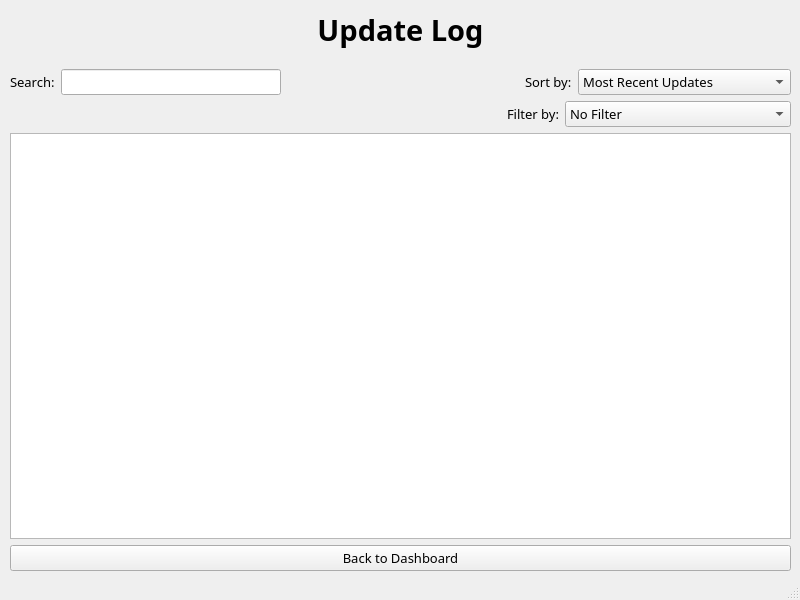
<?xml version="1.0" encoding="UTF-8"?>
<ui version="4.0">
 <class>MainWindow</class>
 <widget class="QMainWindow" name="MainWindow">
  <property name="geometry">
   <rect>
    <x>0</x>
    <y>0</y>
    <width>800</width>
    <height>600</height>
   </rect>
  </property>
  <property name="font">
   <font>
    <family>IBM Plex Sans</family>
    <pointsize>10</pointsize>
   </font>
  </property>
  <property name="windowTitle">
   <string>Update Log</string>
  </property>
  <widget class="QWidget" name="centralwidget">
   <widget class="QWidget" name="layoutWidget">
    <property name="geometry">
     <rect>
      <x>10</x>
      <y>10</y>
      <width>781</width>
      <height>561</height>
     </rect>
    </property>
    <layout class="QVBoxLayout" name="vLayout_updateLog">
     <item>
      <widget class="QLabel" name="lbl_recentUpdates">
       <property name="font">
        <font>
         <pointsize>22</pointsize>
         <weight>75</weight>
         <bold>true</bold>
        </font>
       </property>
       <property name="text">
        <string>Update Log</string>
       </property>
       <property name="alignment">
        <set>Qt::AlignCenter</set>
       </property>
      </widget>
     </item>
     <item>
      <spacer name="verticalSpacer">
       <property name="orientation">
        <enum>Qt::Vertical</enum>
       </property>
       <property name="sizeType">
        <enum>QSizePolicy::Minimum</enum>
       </property>
       <property name="sizeHint" stdset="0">
        <size>
         <width>20</width>
         <height>13</height>
        </size>
       </property>
      </spacer>
     </item>
     <item>
      <layout class="QVBoxLayout" name="vLayout_options">
       <item>
        <layout class="QHBoxLayout" name="hLayout_searchSort">
         <item>
          <widget class="QLabel" name="lbl_search">
           <property name="text">
            <string>Search:</string>
           </property>
          </widget>
         </item>
         <item>
          <widget class="QLineEdit" name="ln_searchBar">
           <property name="sizePolicy">
            <sizepolicy hsizetype="Expanding" vsizetype="Maximum">
             <horstretch>0</horstretch>
             <verstretch>0</verstretch>
            </sizepolicy>
           </property>
           <property name="minimumSize">
            <size>
             <width>220</width>
             <height>0</height>
            </size>
           </property>
          </widget>
         </item>
         <item>
          <spacer name="horizontalSpacer">
           <property name="orientation">
            <enum>Qt::Horizontal</enum>
           </property>
           <property name="sizeHint" stdset="0">
            <size>
             <width>238</width>
             <height>20</height>
            </size>
           </property>
          </spacer>
         </item>
         <item>
          <widget class="QLabel" name="lbl_sort">
           <property name="text">
            <string>Sort by:</string>
           </property>
          </widget>
         </item>
         <item>
          <widget class="QComboBox" name="combo_sort">
           <property name="sizePolicy">
            <sizepolicy hsizetype="Expanding" vsizetype="Fixed">
             <horstretch>0</horstretch>
             <verstretch>0</verstretch>
            </sizepolicy>
           </property>
           <item>
            <property name="text">
             <string>Most Recent Updates</string>
            </property>
           </item>
           <item>
            <property name="text">
             <string>Oldest Updates</string>
            </property>
           </item>
          </widget>
         </item>
        </layout>
       </item>
       <item>
        <layout class="QHBoxLayout" name="hLayout_filter">
         <item>
          <spacer name="horizontalSpacer_2">
           <property name="orientation">
            <enum>Qt::Horizontal</enum>
           </property>
           <property name="sizeType">
            <enum>QSizePolicy::Fixed</enum>
           </property>
           <property name="sizeHint" stdset="0">
            <size>
             <width>515</width>
             <height>20</height>
            </size>
           </property>
          </spacer>
         </item>
         <item>
          <widget class="QLabel" name="lbl_filteraction">
           <property name="sizePolicy">
            <sizepolicy hsizetype="Maximum" vsizetype="Preferred">
             <horstretch>0</horstretch>
             <verstretch>0</verstretch>
            </sizepolicy>
           </property>
           <property name="text">
            <string>Filter by:</string>
           </property>
          </widget>
         </item>
         <item>
          <widget class="QComboBox" name="combo_filterAction">
           <property name="editable">
            <bool>false</bool>
           </property>
           <property name="maxVisibleItems">
            <number>10</number>
           </property>
           <item>
            <property name="text">
             <string>No Filter</string>
            </property>
           </item>
           <item>
            <property name="text">
             <string>New Member Added</string>
            </property>
           </item>
           <item>
            <property name="text">
             <string>Member Profile Edited</string>
            </property>
           </item>
           <item>
            <property name="text">
             <string>Member Removed from DLeader</string>
            </property>
           </item>
           <item>
            <property name="text">
             <string>Member Added to DLeader</string>
            </property>
           </item>
           <item>
            <property name="text">
             <string>Member Deleted</string>
            </property>
           </item>
           <item>
            <property name="text">
             <string>New DLeader Added</string>
            </property>
           </item>
           <item>
            <property name="text">
             <string>DLeader Profile Edited</string>
            </property>
           </item>
           <item>
            <property name="text">
             <string>DLeader Deleted</string>
            </property>
           </item>
           <item>
            <property name="text">
             <string>New Manager Added</string>
            </property>
           </item>
           <item>
            <property name="text">
             <string>Manager Deleted</string>
            </property>
           </item>
           <item>
            <property name="text">
             <string>New Application Submitted</string>
            </property>
           </item>
           <item>
            <property name="text">
             <string>Applicant Account Created</string>
            </property>
           </item>
           <item>
            <property name="text">
             <string>Applicant Deleted</string>
            </property>
           </item>
          </widget>
         </item>
        </layout>
       </item>
      </layout>
     </item>
     <item>
      <widget class="QTableView" name="tbl_updateLog"/>
     </item>
     <item>
      <widget class="QPushButton" name="btn_backToDashboard">
       <property name="text">
        <string>Back to Dashboard</string>
       </property>
      </widget>
     </item>
    </layout>
   </widget>
  </widget>
  <widget class="QStatusBar" name="statusbar"/>
 </widget>
 <resources/>
 <connections/>
</ui>
